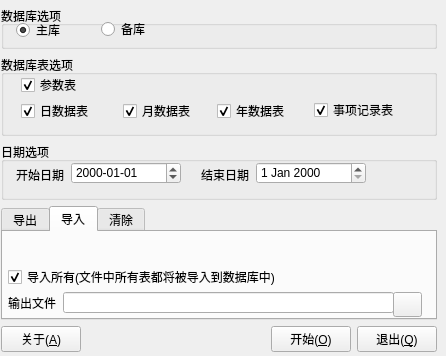
<ui version="4.0" >
 <class>pb_Dialog</class>
 <widget class="QDialog" name="pb_Dialog" >
  <property name="geometry" >
   <rect>
    <x>0</x>
    <y>0</y>
    <width>446</width>
    <height>356</height>
   </rect>
  </property>
  <property name="windowTitle" >
   <string>Dialog</string>
  </property>
  <widget class="QWidget" name="layoutWidget" >
   <property name="geometry" >
    <rect>
     <x>1</x>
     <y>6</y>
     <width>436</width>
     <height>346</height>
    </rect>
   </property>
   <layout class="QVBoxLayout" name="verticalLayout" >
    <item>
     <widget class="QGroupBox" name="groupBox" >
      <property name="minimumSize" >
       <size>
        <width>0</width>
        <height>43</height>
       </size>
      </property>
      <property name="maximumSize" >
       <size>
        <width>16777215</width>
        <height>43</height>
       </size>
      </property>
      <property name="title" >
       <string>数据库选项</string>
      </property>
      <widget class="QRadioButton" name="chkMD" >
       <property name="geometry" >
        <rect>
         <x>15</x>
         <y>15</y>
         <width>54</width>
         <height>18</height>
        </rect>
       </property>
       <property name="text" >
        <string>主库</string>
       </property>
       <property name="checked" >
        <bool>true</bool>
       </property>
      </widget>
      <widget class="QRadioButton" name="chkBD" >
       <property name="geometry" >
        <rect>
         <x>100</x>
         <y>15</y>
         <width>60</width>
         <height>16</height>
        </rect>
       </property>
       <property name="text" >
        <string>备库</string>
       </property>
      </widget>
     </widget>
    </item>
    <item>
     <widget class="QGroupBox" name="groupBox_3" >
      <property name="minimumSize" >
       <size>
        <width>0</width>
        <height>81</height>
       </size>
      </property>
      <property name="maximumSize" >
       <size>
        <width>16777215</width>
        <height>81</height>
       </size>
      </property>
      <property name="title" >
       <string>数据库表选项</string>
      </property>
      <widget class="QCheckBox" name="chkYT" >
       <property name="geometry" >
        <rect>
         <x>216</x>
         <y>46</y>
         <width>75</width>
         <height>20</height>
        </rect>
       </property>
       <property name="text" >
        <string>年数据表</string>
       </property>
       <property name="checked" >
        <bool>true</bool>
       </property>
      </widget>
      <widget class="QCheckBox" name="chkMT" >
       <property name="geometry" >
        <rect>
         <x>122</x>
         <y>46</y>
         <width>75</width>
         <height>20</height>
        </rect>
       </property>
       <property name="text" >
        <string>月数据表</string>
       </property>
       <property name="checked" >
        <bool>true</bool>
       </property>
      </widget>
      <widget class="QCheckBox" name="chkET" >
       <property name="geometry" >
        <rect>
         <x>313</x>
         <y>45</y>
         <width>89</width>
         <height>20</height>
        </rect>
       </property>
       <property name="text" >
        <string>事项记录表</string>
       </property>
       <property name="checked" >
        <bool>true</bool>
       </property>
      </widget>
      <widget class="QCheckBox" name="chkDT" >
       <property name="geometry" >
        <rect>
         <x>20</x>
         <y>46</y>
         <width>78</width>
         <height>20</height>
        </rect>
       </property>
       <property name="text" >
        <string>日数据表</string>
       </property>
       <property name="checked" >
        <bool>true</bool>
       </property>
      </widget>
      <widget class="QCheckBox" name="chk_PT" >
       <property name="geometry" >
        <rect>
         <x>20</x>
         <y>20</y>
         <width>66</width>
         <height>20</height>
        </rect>
       </property>
       <property name="text" >
        <string>参数表</string>
       </property>
       <property name="checked" >
        <bool>true</bool>
       </property>
      </widget>
     </widget>
    </item>
    <item>
     <widget class="QGroupBox" name="groupBox_2" >
      <property name="minimumSize" >
       <size>
        <width>0</width>
        <height>58</height>
       </size>
      </property>
      <property name="maximumSize" >
       <size>
        <width>16777215</width>
        <height>58</height>
       </size>
      </property>
      <property name="title" >
       <string>日期选项</string>
      </property>
      <widget class="QLabel" name="textLabel3" >
       <property name="geometry" >
        <rect>
         <x>15</x>
         <y>25</y>
         <width>57</width>
         <height>16</height>
        </rect>
       </property>
       <property name="text" >
        <string>开始日期</string>
       </property>
       <property name="wordWrap" >
        <bool>false</bool>
       </property>
      </widget>
      <widget class="QDateEdit" name="dtST" >
       <property name="geometry" >
        <rect>
         <x>70</x>
         <y>20</y>
         <width>110</width>
         <height>22</height>
        </rect>
       </property>
       <property name="currentSection" >
        <enum>QDateTimeEdit::YearSection</enum>
       </property>
       <property name="displayFormat" >
        <string>yyyy-MM-dd</string>
       </property>
      </widget>
      <widget class="QLabel" name="textLabel4" >
       <property name="geometry" >
        <rect>
         <x>200</x>
         <y>25</y>
         <width>56</width>
         <height>16</height>
        </rect>
       </property>
       <property name="text" >
        <string>结束日期</string>
       </property>
       <property name="wordWrap" >
        <bool>false</bool>
       </property>
      </widget>
      <widget class="QDateEdit" name="dtET" >
       <property name="geometry" >
        <rect>
         <x>255</x>
         <y>20</y>
         <width>110</width>
         <height>22</height>
        </rect>
       </property>
      </widget>
     </widget>
    </item>
    <item>
     <widget class="QTabWidget" name="tabWidget" >
      <property name="currentIndex" >
       <number>1</number>
      </property>
      <widget class="QWidget" name="tab1" >
       <attribute name="title" >
        <string>导出</string>
       </attribute>
       <widget class="QLineEdit" name="txtExpFile" >
        <property name="geometry" >
         <rect>
          <x>65</x>
          <y>60</y>
          <width>331</width>
          <height>21</height>
         </rect>
        </property>
        <property name="dragEnabled" >
         <bool>false</bool>
        </property>
        <property name="readOnly" >
         <bool>true</bool>
        </property>
       </widget>
       <widget class="QPushButton" name="btnExp" >
        <property name="geometry" >
         <rect>
          <x>395</x>
          <y>60</y>
          <width>29</width>
          <height>25</height>
         </rect>
        </property>
        <property name="text" >
         <string/>
        </property>
        <property name="icon" >
         <iconset resource="DbUtility.qrc" >
          <normaloff>:/images/images/OPEN.xpm</normaloff>:/images/images/OPEN.xpm</iconset>
        </property>
       </widget>
       <widget class="QLabel" name="textLabel1" >
        <property name="geometry" >
         <rect>
          <x>10</x>
          <y>60</y>
          <width>58</width>
          <height>21</height>
         </rect>
        </property>
        <property name="text" >
         <string>输出文件</string>
        </property>
        <property name="wordWrap" >
         <bool>false</bool>
        </property>
       </widget>
      </widget>
      <widget class="QWidget" name="tab2" >
       <attribute name="title" >
        <string>导入</string>
       </attribute>
       <widget class="QLabel" name="textLabel1_2" >
        <property name="geometry" >
         <rect>
          <x>5</x>
          <y>60</y>
          <width>58</width>
          <height>21</height>
         </rect>
        </property>
        <property name="text" >
         <string>输出文件</string>
        </property>
        <property name="wordWrap" >
         <bool>false</bool>
        </property>
       </widget>
       <widget class="QPushButton" name="btnImp" >
        <property name="geometry" >
         <rect>
          <x>390</x>
          <y>60</y>
          <width>29</width>
          <height>25</height>
         </rect>
        </property>
        <property name="text" >
         <string/>
        </property>
        <property name="icon" >
         <iconset resource="DbUtility.qrc" >
          <normaloff>:/images/images/OPEN.xpm</normaloff>:/images/images/OPEN.xpm</iconset>
        </property>
       </widget>
       <widget class="QLineEdit" name="txtImpFile" >
        <property name="geometry" >
         <rect>
          <x>60</x>
          <y>60</y>
          <width>331</width>
          <height>21</height>
         </rect>
        </property>
        <property name="dragEnabled" >
         <bool>false</bool>
        </property>
        <property name="readOnly" >
         <bool>true</bool>
        </property>
       </widget>
       <widget class="QCheckBox" name="chkImpAll" >
        <property name="geometry" >
         <rect>
          <x>5</x>
          <y>35</y>
          <width>281</width>
          <height>20</height>
         </rect>
        </property>
        <property name="text" >
         <string>导入所有(文件中所有表都将被导入到数据库中)</string>
        </property>
        <property name="checked" >
         <bool>true</bool>
        </property>
       </widget>
      </widget>
      <widget class="QWidget" name="tab3" >
       <attribute name="title" >
        <string>清除</string>
       </attribute>
       <widget class="QGroupBox" name="groupBox_4" >
        <property name="geometry" >
         <rect>
          <x>0</x>
          <y>5</y>
          <width>431</width>
          <height>76</height>
         </rect>
        </property>
        <property name="maximumSize" >
         <size>
          <width>16777215</width>
          <height>16777215</height>
         </size>
        </property>
        <property name="title" >
         <string>清除选项</string>
        </property>
       </widget>
      </widget>
     </widget>
    </item>
    <item>
     <layout class="QHBoxLayout" name="horizontalLayout" >
      <item>
       <widget class="QPushButton" name="buttonAbout" >
        <property name="text" >
         <string>关于(&amp;A)</string>
        </property>
       </widget>
      </item>
      <item>
       <spacer name="horizontalSpacer" >
        <property name="orientation" >
         <enum>Qt::Horizontal</enum>
        </property>
        <property name="sizeHint" stdset="0" >
         <size>
          <width>183</width>
          <height>20</height>
         </size>
        </property>
       </spacer>
      </item>
      <item>
       <widget class="QPushButton" name="buttonOk" >
        <property name="text" >
         <string>开始(&amp;O)</string>
        </property>
       </widget>
      </item>
      <item>
       <widget class="QPushButton" name="buttonCancel" >
        <property name="text" >
         <string>退出(&amp;Q)</string>
        </property>
       </widget>
      </item>
     </layout>
    </item>
   </layout>
  </widget>
 </widget>
 <resources>
  <include location="DbUtility.qrc" />
 </resources>
 <connections>
  <connection>
   <sender>buttonOk</sender>
   <signal>clicked()</signal>
   <receiver>pb_Dialog</receiver>
   <slot>begin()</slot>
   <hints>
    <hint type="sourcelabel" >
     <x>307</x>
     <y>340</y>
    </hint>
    <hint type="destinationlabel" >
     <x>214</x>
     <y>333</y>
    </hint>
   </hints>
  </connection>
  <connection>
   <sender>buttonCancel</sender>
   <signal>clicked()</signal>
   <receiver>pb_Dialog</receiver>
   <slot>exit()</slot>
   <hints>
    <hint type="sourcelabel" >
     <x>385</x>
     <y>332</y>
    </hint>
    <hint type="destinationlabel" >
     <x>149</x>
     <y>335</y>
    </hint>
   </hints>
  </connection>
  <connection>
   <sender>buttonAbout</sender>
   <signal>clicked()</signal>
   <receiver>pb_Dialog</receiver>
   <slot>about()</slot>
   <hints>
    <hint type="sourcelabel" >
     <x>57</x>
     <y>337</y>
    </hint>
    <hint type="destinationlabel" >
     <x>99</x>
     <y>335</y>
    </hint>
   </hints>
  </connection>
  <connection>
   <sender>tabWidget</sender>
   <signal>currentChanged(int)</signal>
   <receiver>pb_Dialog</receiver>
   <slot>tab_selChanged(int)</slot>
   <hints>
    <hint type="sourcelabel" >
     <x>122</x>
     <y>218</y>
    </hint>
    <hint type="destinationlabel" >
     <x>252</x>
     <y>348</y>
    </hint>
   </hints>
  </connection>
  <connection>
   <sender>btnImp</sender>
   <signal>clicked()</signal>
   <receiver>pb_Dialog</receiver>
   <slot>importDb()</slot>
   <hints>
    <hint type="sourcelabel" >
     <x>596</x>
     <y>510</y>
    </hint>
    <hint type="destinationlabel" >
     <x>230</x>
     <y>339</y>
    </hint>
   </hints>
  </connection>
  <connection>
   <sender>btnExp</sender>
   <signal>clicked()</signal>
   <receiver>pb_Dialog</receiver>
   <slot>exportDb()</slot>
   <hints>
    <hint type="sourcelabel" >
     <x>414</x>
     <y>300</y>
    </hint>
    <hint type="destinationlabel" >
     <x>440</x>
     <y>301</y>
    </hint>
   </hints>
  </connection>
 </connections>
 <slots>
  <slot>exit()</slot>
  <slot>begin()</slot>
  <slot>about()</slot>
  <slot>tab_selChanged(int)</slot>
  <slot>importDb()</slot>
  <slot>exportDb()</slot>
 </slots>
</ui>
